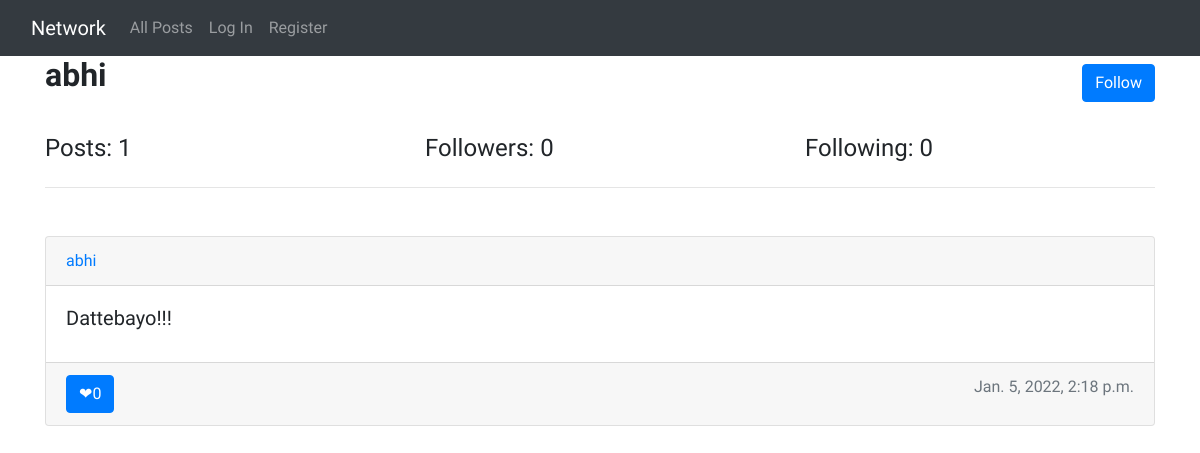
Before: /profile/abhi with the older database file.
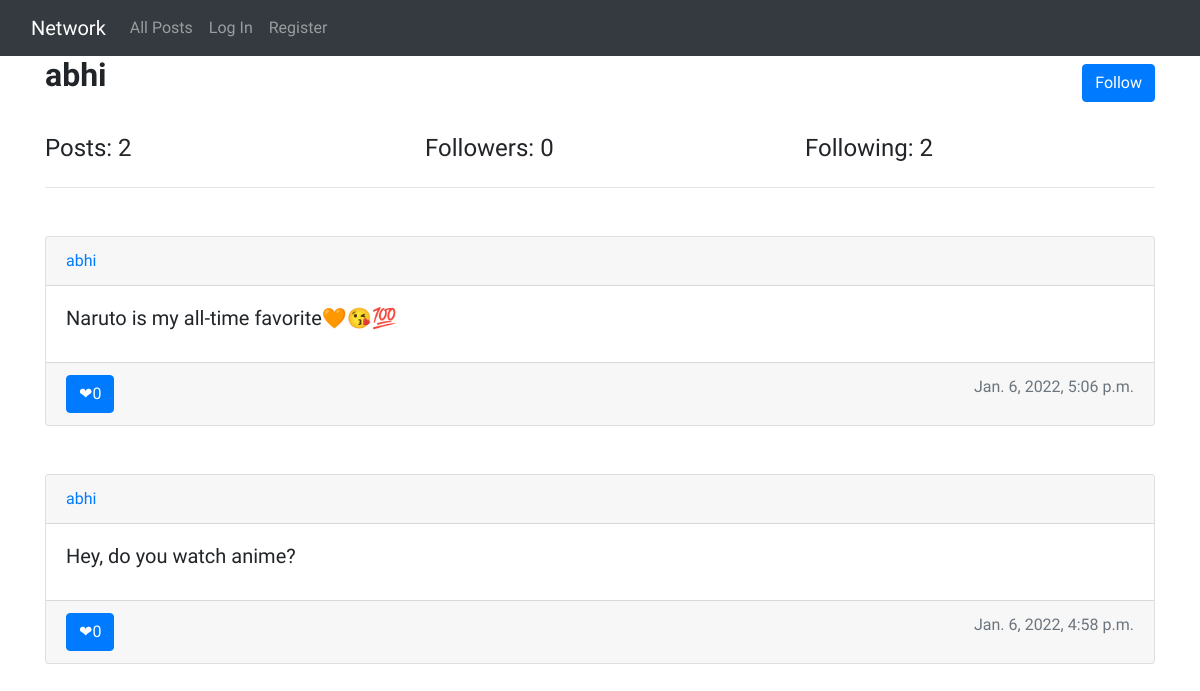
After: the same page with the newer database file.
### network/models.py (models this page shows, shortened)
class User(AbstractUser):
    pass

class Post(models.Model):
    user = models.ForeignKey('User', on_delete = models.CASCADE, related_name = "author")
    content = models.CharField(max_length = 255)
    date = models.DateTimeField(default = timezone.now)
    likes = models.IntegerField(default = 0)

### network/views.py (the view)
# urls.py: path("profile/<str:user>", views.profile, name="profile"),
def profile(request, user):
    user = User.objects.filter(username = user).first()
    followers = len(Follow.objects.filter(following = user))
    following = len(Follow.objects.filter(follower = user))
    posts = Post.objects.filter(user = user).order_by('-date')
    return render(request, 'network/profile.html', {
        "username": user,
        "followers": followers,
        "following": following,
        "posts": posts
    })

### network/templates/network/profile.html
{% extends "network/layout.html" %}
{% block body %}
    <div class="container">
        <div class="row">
            <div class="col">
                <h2><strong>{{ username }}</strong></h2>
            </div>
            <div class="col-6"></div>
            <div class="col">
                {% if request.user != username %}
                    <button class="btn btn-primary my-2" style="display: flex; float: right;">Follow</button>
                {% endif %}
            </div>
        </div>
    </div>
    <br>
    <div class="container">
        <div class="row">
            <div class="col">
                <h4> Posts: {{ posts|length }} </h4>
            </div>
            <div class="col">
                <h4>Followers: {{followers}}</h4>
            </div>
            <div class="col">
                <h4>Following: {{following}}</h4>
            </div>
        </div>
        <hr>
    </div>
    <div class="container my-5">
        {% for post in posts %}
            <div class="card ">
                <div class="card-header">
                    <a href="{% url 'profile' post.user %}">{{post.user.username}}</a>
                </div>
                <div class="card-body">
                    <h5 class="card-title">{{ post.content }}</h5>
                </div>
                <div class="card-footer text-muted" >
                    <a href="#" class="btn btn-primary" style="float: left;"><span >&#x2764;</span>{{post.likes}}</a>
                    <span style="float: right;">{{ post.date }}</span>
                </div>
            </div>
            <br><br>
       {% endfor %}
    </div>
{% endblock %}

### network/templates/network/layout.html (shortened to what this page needs)
{% load static %}
<!DOCTYPE html>
<html lang="en">
    <head>
        <link rel="stylesheet" href="https://stackpath.bootstrapcdn.com/bootstrap/4.4.1/css/bootstrap.min.css">
        <link href="{% static 'network/styles.css' %}" rel="stylesheet">
    </head>
    <body>
        <nav class="navbar navbar-expand-lg navbar-dark bg-dark">
            <div class="container-fluid">
                <a class="navbar-brand" href="{% url 'index' %}">Network</a>
                <div class="collapse navbar-collapse" id="navbarSupportedContent">
                    <ul class="navbar-nav">
                        <li class="nav-item">
                        <a class="nav-link" href="{% url 'index' %}">All Posts</a>
                        </li>
                        {% if user.is_authenticated %}
                            <li class="nav-item">
                                <a class="nav-link" href="{% url 'following' %}">Following</a>
                            </li>
                            <li class="nav-item">
                                <a class="nav-link" href="{% url 'logout' %}">Log Out</a>
                            </li>
                        {% else %}
                            <li class="nav-item">
                                <a class="nav-link" href="{% url 'login' %}">Log In</a>
                            </li>
                            <li class="nav-item">
                                <a class="nav-link" href="{% url 'register' %}">Register</a>
                            </li>
                        {% endif %}
                    </ul>
                </div>
            </div>
        </nav>
        <div class="body">
            {% block body %}
            {% endblock %}
        </div>
    </body>
</html>

### network/static/network/styles.css (style rules this page uses)
* { font-family: 'Quicksand', sans-serif; }

Changed rows visible on the page:
removed Post: user.username "abhi", content "Dattebayo!!!", likes "0", date "Jan. 5, 2022, 2:18 p.m."
added Post: user.username "abhi", content "Naruto is my all-time favorite🧡😘💯", likes "0", date "Jan. 6, 2022, 5:06 p.m."
added Post: user.username "abhi", content "Hey, do you watch anime?", likes "0", date "Jan. 6, 2022, 4:58 p.m."
Other visible differences:
{{ posts|length }}: "1" → "2"
{{ following }}: "0" → "2"
